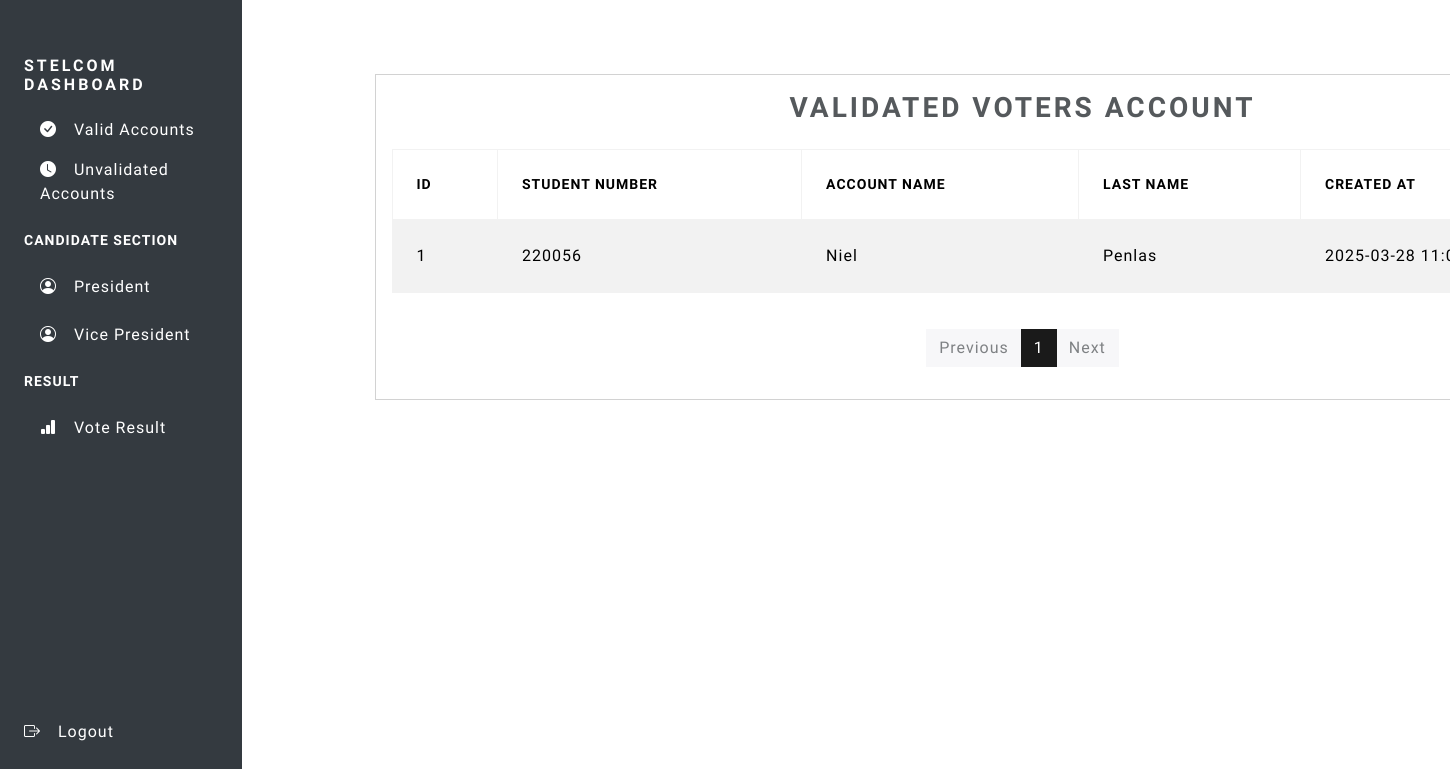
Page /stelcom/validaccounts.php (signed in) on the earlier database version.
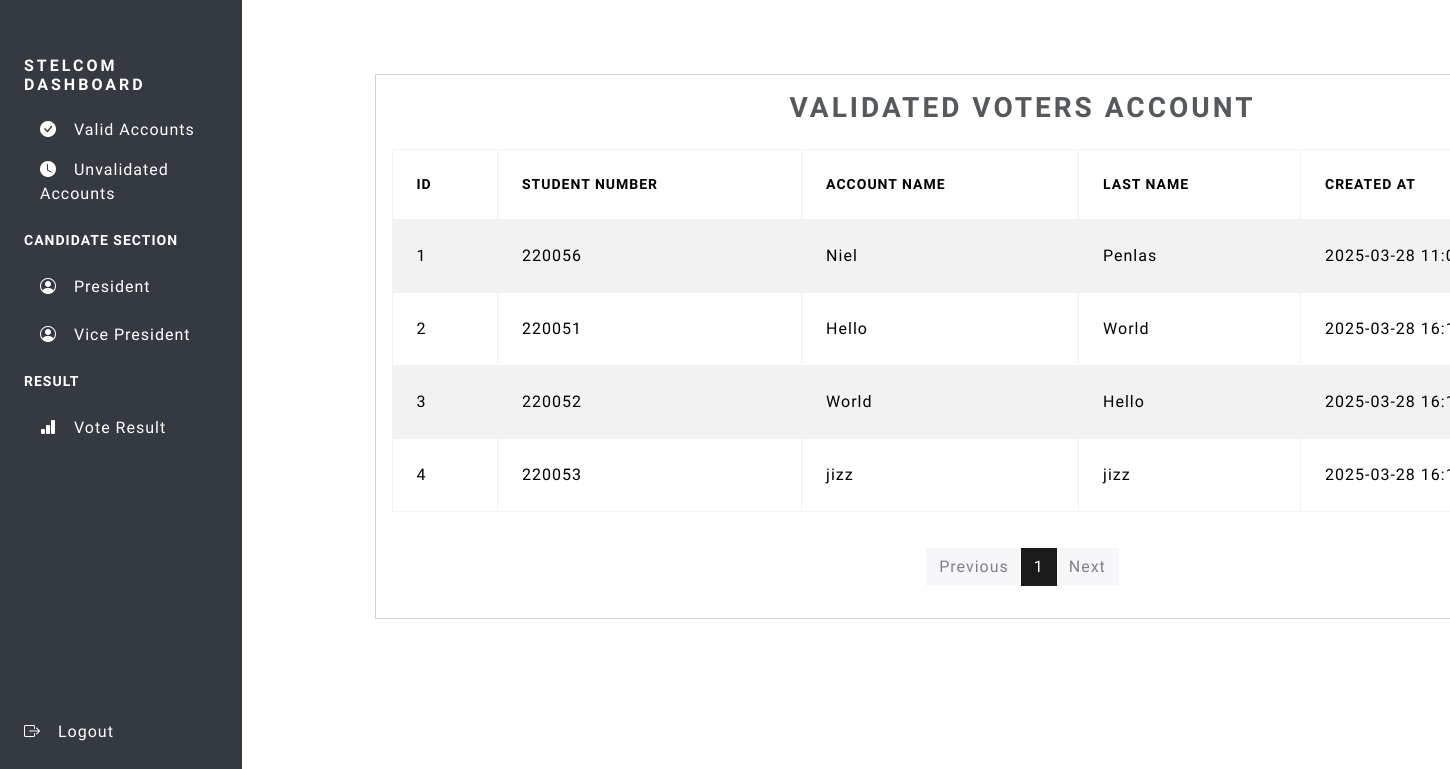
Same page on the later database version.
### tables this page shows
CREATE TABLE `valid_account` (
  `id` int(11) NOT NULL,
  `student_id` varchar(50) NOT NULL,
  `account_name` varchar(100) NOT NULL,
  `last_name` varchar(100) NOT NULL,
  `created_at` timestamp NOT NULL DEFAULT current_timestamp()
);

### back-end/getvalidaccounts.php (called while the page is built, shortened)
<?php
include('../partial/connection.php');
$limit = 10;
$page = isset($_GET['page']) ? $_GET['page'] : 1;
$offset = ($page - 1) * $limit;
$sql = "SELECT `id`, `student_id`, `account_name`, `last_name`, `created_at`
        FROM `valid_account`
        LIMIT $limit OFFSET $offset";
$result = mysqli_query($conn, $sql);
$totalQuery = "SELECT COUNT(*) FROM valid_account";
$totalResult = mysqli_query($conn, $totalQuery);
$totalRecords = mysqli_fetch_row($totalResult)[0];
$totalPages = ceil($totalRecords / $limit);
?>

### stelcom/validaccounts.php (the view, shortened to what this page needs)
<?php
include ('../back-end/getvalidaccounts.php');
?>
<!DOCTYPE html>
<html lang="en">
<head>
    <link href="../assets/bootstrap/bootswatch/bootstrap.min.css" rel="stylesheet">
    <link href="https://cdn.jsdelivr.net/npm/bootstrap-icons@1.11.1/font/bootstrap-icons.css" rel="stylesheet">
</head>
<body>
<?php include 'components/sidebar.php'; ?>
<div class="container mt-4 main-content">
    <div class="table-container">
        <div class="card p-3">
            <h2 class="text-center mb-4">Validated Voters Account</h2>
            <div class="table-responsive">
                <table class="table table-bordered table-hover table-striped">
                    <thead class="thead-light">
                        <tr>
                            <th>ID</th>
                            <th>Student Number</th>
                            <th>Account Name</th>
                            <th>Last Name</th>
                            <th>Created At</th>
                        </tr>
                    </thead>
                    <tbody>
                        <?php while ($row = mysqli_fetch_assoc($result)): ?>
                        <tr>
                            <td><?php echo $row['id']; ?></td>
                            <td><?php echo $row['student_id']; ?></td>
                            <td><?php echo $row['account_name']; ?></td>
                            <td><?php echo $row['last_name']; ?></td>
                            <td><?php echo $row['created_at']; ?></td>
                        </tr>
                        <?php endwhile; ?>
                    </tbody>
                </table>
            </div>
            <div class="pagination-container">
                <nav aria-label="Page navigation">
                    <ul class="pagination">
                        <li class="page-item <?php echo ($page == 1) ? 'disabled' : ''; ?>">
                            <a class="page-link" href="?page=<?php echo $page - 1; ?>">Previous</a>
                        </li>
                        <?php for ($i = 1; $i <= $totalPages; $i++): ?>
                        <li class="page-item <?php echo ($page == $i) ? 'active' : ''; ?>">
                            <a class="page-link" href="?page=<?php echo $i; ?>"><?php echo $i; ?></a>
                        </li>
                        <?php endfor; ?>
                        <li class="page-item <?php echo ($page == $totalPages) ? 'disabled' : ''; ?>">
                            <a class="page-link" href="?page=<?php echo $page + 1; ?>">Next</a>
                        </li>
                    </ul>
                </nav>
            </div>
        </div>
    </div>
</div>
</body>
</html>

### stelcom/components/sidebar.php
<div class="col-auto col-md-3 col-xl-2 px-sm-2 px-0 bg-dark py-5 d-flex flex-column" style="height: 100vh;">
    <div class="d-flex flex-column align-items-center align-items-sm-start px-3 pt-2 text-white flex-grow-1">
        <h3 class="d-flex align-items-center pb-3 mb-md-0 me-md-auto text-white text-decoration-none">
            <span class="fs-5 d-none d-sm-inline">Stelcom Dashboard</span>
        </h3>
        <ul class="nav nav-pills flex-column mb-sm-auto mb-0 align-items-center align-items-sm-start w-100">
            <li class="nav-item w-100">
                <a href="./validaccounts.php" class="nav-link text-white">
                    <i class="bi bi-check-circle-fill me-2"></i>
                    <span class="ms-1 d-none d-sm-inline">Valid Accounts</span>
                </a>
            </li>
            <li class="nav-item w-100">
                <a href="./authvoters.php" class="nav-link text-white">
                    <i class="bi bi-clock-fill me-2"></i>
                    <span class="ms-1 d-none d-sm-inline">Unvalidated Accounts</span>
                </a>
            </li>
            <small class="mt-3 ms-0 d-block" style="font-weight: 600; text-transform: uppercase;">Candidate Section</small>
            <li class="nav-item w-100 mt-3">
                <a href="./president.php" class="nav-link text-white">
                    <i class="bi bi-person-circle me-2"></i>
                    <span class="ms-1 d-none d-sm-inline">President</span>
                </a>
            </li>
            <li class="nav-item w-100 mt-2">
                <a href="./vicepresident.php" class="nav-link text-white">
                    <i class="bi bi-person-circle me-2"></i>
                    <span class="ms-1 d-none d-sm-inline">Vice President</span>
                </a>
            </li>
            <small class="mt-3 ms-0 d-block" style="font-weight: 600; text-transform: uppercase;">Result</small>
            <li class="nav-item w-100 mt-3">
                <a href="./voteresult.php" class="nav-link text-white">
                    <i class="bi bi-bar-chart-fill me-2"></i>
                    <span class="ms-1 d-none d-sm-inline">Vote Result</span>
                </a>
            </li>
        </ul>
    </div>
    <div class="mt-auto">
        <ul class="nav flex-column align-items-center">
            <li class="nav-item w-100">
                <a href="../back-end/stelcomlogout.php" class="nav-link text-white">
                    <i class="bi bi-box-arrow-right me-2"></i>
                    <span class="ms-1 d-none d-sm-inline">Logout</span>
                </a>
            </li>
        </ul>
    </div>
</div>

### stelcom/validaccounts.php (style rules this page uses)
.pagination-container { display: flex; justify-content: center; width: 100%; margin-top: 20px; }
.main-content { position: absolute; top: 50px; left: 25%; }

Differences in the rows shown:
added valid_account: id "2", student "220051", account_name "Hello", last_name "World", created_at "2025-03-28…"
added valid_account: id "3", student "220052", account_name "World", last_name "Hello", created_at "2025-03-28…"
added valid_account: id "4", student "220053", account_name "jizz", last_name "jizz", created_at "2025-03-28…"
